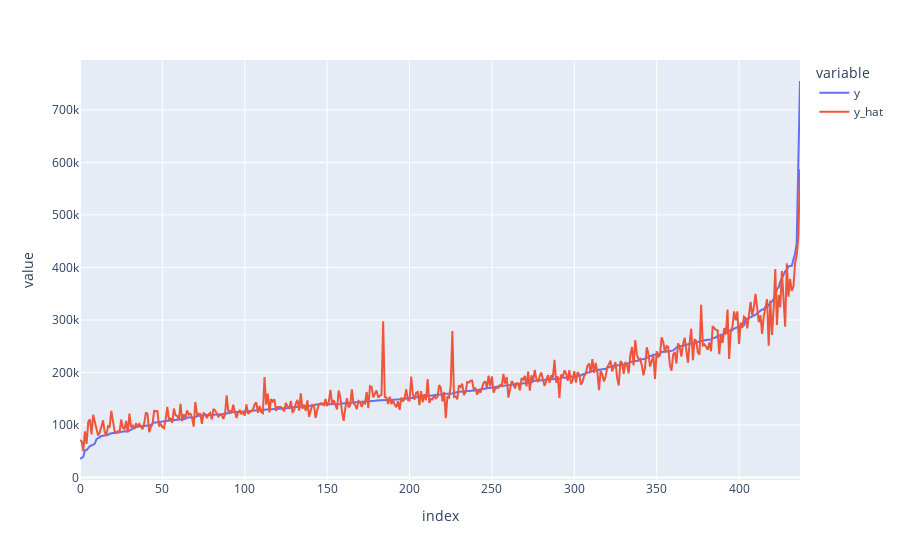

Write notebook code for a chart like this one.
### Code cell
px.line(tablo2, x=tablo2.index, y=["y","y_hat"])

### Figure 1 — Plotly figure (JSON) as saved in the notebook; plotly's stock layout.template omitted (floating-point values rounded to 4 significant figures; data arrays with more than 128 entries replaced by an {"elided": "..."} marker saying what was removed)
{"data": [{"hovertemplate": "variable=y<br>index=%{x}<br>value=%{y}<extra></extra>", "legendgroup": "y", "line": {"color": "#636efa", "dash": "solid"}, "marker": {"symbol": "circle"}, "mode": "lines", "name": "y", "orientation": "v", "showlegend": true, "type": "scatter", "x": {"elided": "438 int values"}, "xaxis": "x", "y": {"elided": "438 int values"}, "yaxis": "y"}, {"hovertemplate": "variable=y_hat<br>index=%{x}<br>value=%{y}<extra></extra>", "legendgroup": "y_hat", "line": {"color": "#EF553B", "dash": "solid"}, "marker": {"symbol": "circle"}, "mode": "lines", "name": "y_hat", "orientation": "v", "showlegend": true, "type": "scatter", "x": {"elided": "438 int values"}, "xaxis": "x", "y": {"elided": "438 float values"}, "yaxis": "y"}], "layout": {"legend": {"title": {"text": "variable"}, "tracegroupgap": 0}, "margin": {"t": 60}, "xaxis": {"anchor": "y", "domain": [0, 1], "title": {"text": "index"}}, "yaxis": {"anchor": "x", "domain": [0, 1], "title": {"text": "value"}}}}
